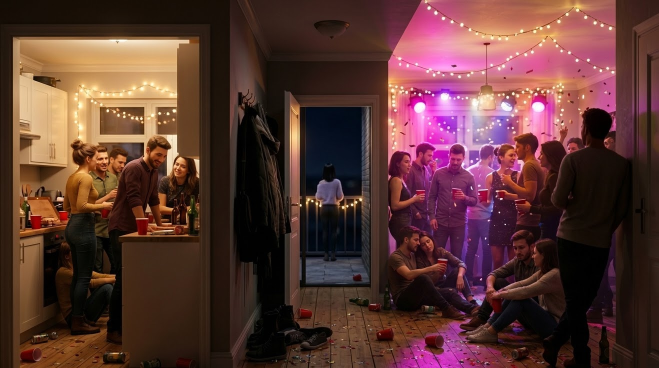
#> input picture spiel/bilder_neu/A1_hub_0040.jpg, 1318 x 736 px, found by its file name (shown at 1/2 size); the run also reads 1 picture not shown here
$ python jobs.py
#> lines starting #> are read from the running program, lines starting #| are printed output that depends on the picture
### spiel/proc/varianten.py
import cv2, numpy as np, sys, json
from PIL import Image
B='/home/claude/game/'
def lade(p, size=None):
#> called with size = (1920, 1080)
    im=cv2.imread(p, cv2.IMREAD_COLOR)
#> im is the input picture: shape (736, 1318, 3); mean B, G, R 50.6, 54.7, 90.4
    if size: im=cv2.resize(im,size,interpolation=cv2.INTER_LANCZOS4)
#> im: shape (1080, 1920, 3)
#> call 2 of lade, with size = (1920, 1080)
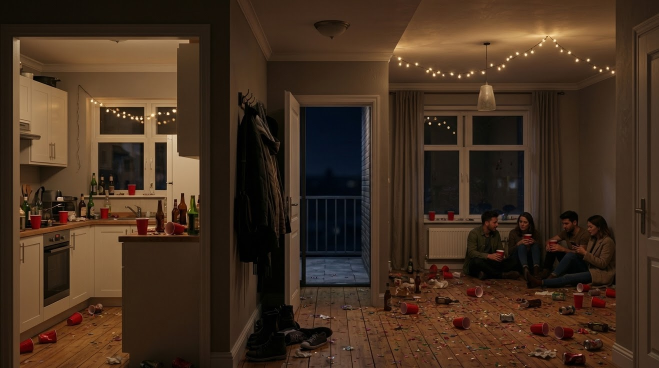
#> input picture spiel/bilder_neu/N33_hub_spaet_halbleer.jpg, 1318 x 736 px, found by its file name (shown at 1/2 size)
#> in lade, im is the input picture: shape (736, 1318, 3); mean B, G, R 31.6, 47.9, 68.5
    return im
# [33 lines left out: functions ausrichten, maske, speichere_overlay, not called in this run]

### spiel/proc/grade.py
import cv2, numpy as np
def grade(im):
    f=im.astype(np.float32)/255
    L=f.mean(axis=2,keepdims=True)
    # Belichtung runter, Kontrast rauf (Schatten tiefer, Lichter bleiben)
    f=np.power(f,1.22)*0.95
    # Schatten kühl-nachtblau, Lichter bleiben warm/rosa
    sh=np.clip(1-L*2.2,0,1)
    f[...,0]+=sh[...,0]*0.055; f[...,1]+=sh[...,0]*0.012; f[...,2]-=sh[...,0]*0.02
    # braunen Wandstich etwas raus: Sättigung in dunklen Mitten senken
    hsv=cv2.cvtColor(np.clip(f,0,1),cv2.COLOR_BGR2HSV)
#> hsv: shape (1080, 1920, 3) float32; mean H, S, V 97.9, 0.5, 0.2
    m=np.clip((L[...,0]-0.05)/0.25,0,1)*np.clip((0.45-L[...,0])/0.2,0,1)
    hsv[...,1]*=1-0.3*m
#> hsv: shape (1080, 1920, 3) float32; mean H, S, V 97.9, 0.4, 0.2
    # helle Partylichter etwas satter
    hl=np.clip((L[...,0]-0.5)/0.3,0,1); hsv[...,1]*=1+0.15*hl
#> after `hsv[..., 1] *= 1 + 0.15 * hl`: hsv: shape (1080, 1920, 3) float32; mean H, S, V 97.9, 0.4, 0.2
    f=cv2.cvtColor(hsv,cv2.COLOR_HSV2BGR)
    h,w=f.shape[:2]; y,x=np.ogrid[:h,:w]
#> after `h, w = f.shape[:2]`: h = 1080; w = 1920
#> after `y, x = np.ogrid[:h, :w]`: y = 1080 values from 0 to 1079
    v=1-0.28*(((x-w/2)/(w/1.5))**2+((y-h/2)/(h/1.2))**2); f*=np.clip(v,0.7,1)[...,None]
#> after `f *= np.clip(v, 0.7, 1)[..., None]`:
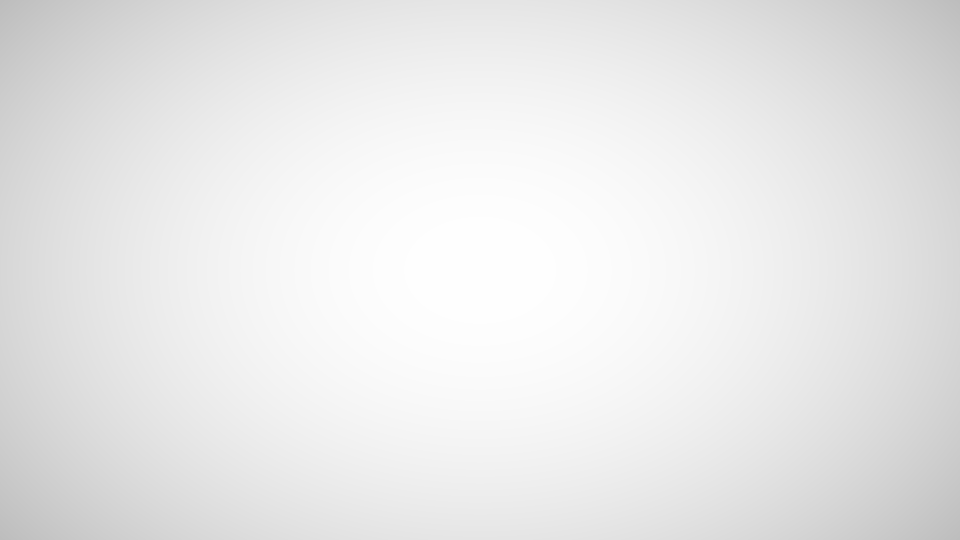
#> v: shape (1080, 1920) float64 (shown at 1/2 size); min 0.742, max 1, mean 0.914
    return np.clip(f*255,0,255).astype(np.uint8)

### spiel/proc/jobs.py
import cv2, numpy as np, json, sys
sys.path.insert(0,'/home/claude/game/proc')
from varianten import *
from grade import grade
from PIL import Image
V=B+'bilder_neu/varianten/'; P=B+'bilder_neu/paket2/'; O=B+'dist/img/'
def webp(im, ziel): Image.fromarray(cv2.cvtColor(im,cv2.COLOR_BGR2RGB)).save(O+ziel+'.webp','WEBP',quality=86,method=6)
S=(1920,1080)
# --- neue Grundbilder
neu={}
def basis(code, datei, g=False, dunkel=0):
    im=lade(datei,S)
    if g: im=grade(im)
    if dunkel: im=np.clip(im.astype(np.float32)*(1-dunkel),0,255).astype(np.uint8)
    webp(im, code); neu[code]=im; return im
basis('A1', B+'bilder_neu/A1_hub_0040.jpg')
basis('N33', B+'bilder_neu/N33_hub_spaet_halbleer.jpg', g=True)
basis('SP1', B+'bilder_neu/SP1_flur_spaet_jacken.jpg', g=True)
#> call 3 of lade, with size = (1920, 1080)
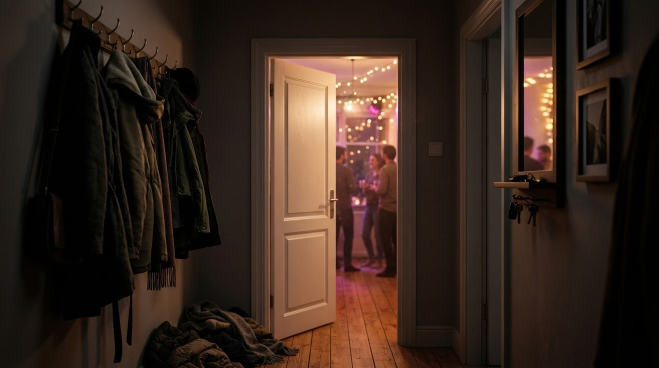
#> input picture spiel/bilder_neu/SP1_flur_spaet_jacken.jpg, 1318 x 736 px, found by its file name (shown at 1/2 size)
#> in lade, im is the input picture: shape (736, 1318, 3); mean B, G, R 28.8, 37.9, 54.3
#> in grade (call 2), `hsv=cv2.cvtColor(np.clip(f,0,1),cv2.COLOR_BGR2HSV)`: hsv: shape (1080, 1920, 3) float32; mean H, S, V 189.7, 0.5, 0.2
#> in grade (call 2), `m=np.clip((L[...,0]-0.05)/0.25,0,1)*np.clip((0.45-L[...,0])/0.2,0,1)`:
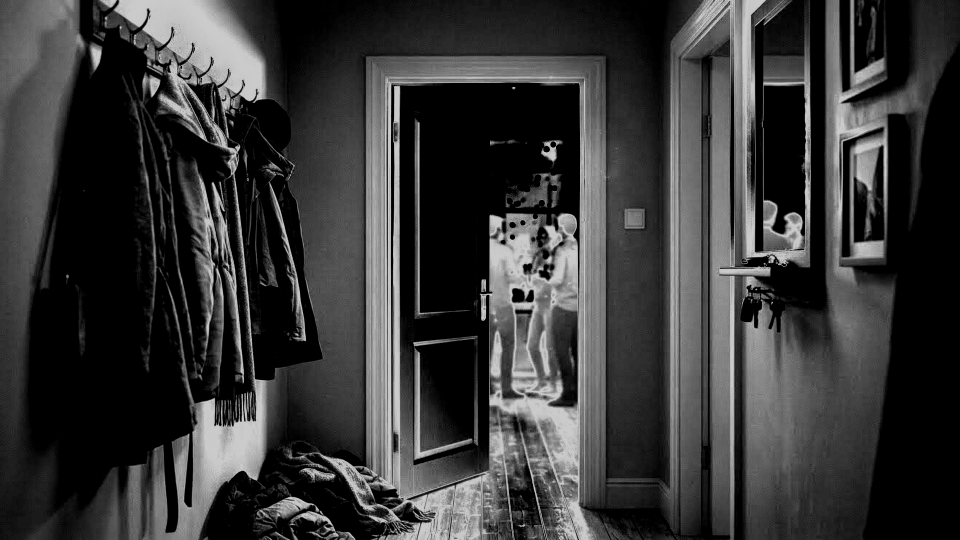
#> m: shape (1080, 1920) float32 (shown at 1/2 size); min 0, max 0.8, mean 0.219
#> in grade (call 2), `hsv[...,1]*=1-0.3*m`: hsv: shape (1080, 1920, 3) float32; mean H, S, V 189.7, 0.5, 0.2
#> in grade (call 2), `hl = np.clip((L[..., 0] - 0.5) / 0.3, 0, 1)`:
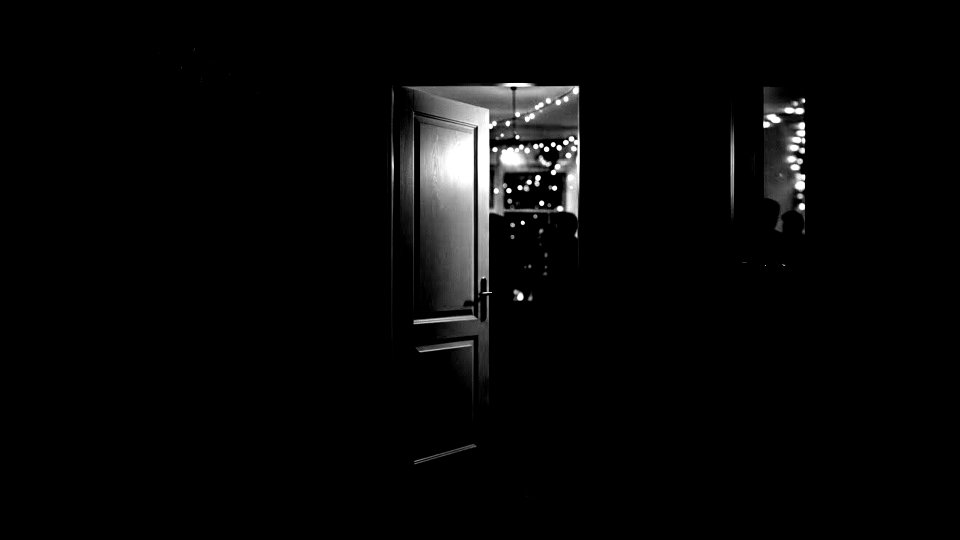
#> hl: shape (1080, 1920) float32 (shown at 1/2 size); min 0, max 1, mean 0.0298
#> in grade (call 2), `hsv[..., 1] *= 1 + 0.15 * hl`: hsv: shape (1080, 1920, 3) float32; mean H, S, V 189.7, 0.5, 0.2
basis('N17', P+'N17_hand_jacke.jpg', g=True)
#> call 4 of lade, with size = (1920, 1080)
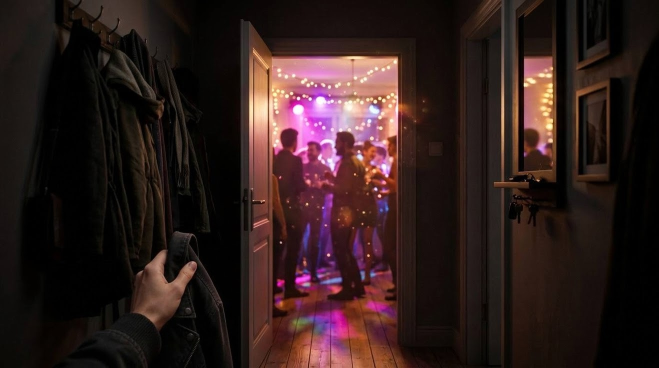
#> input picture spiel/bilder_neu/paket2/N17_hand_jacke.jpg, 1318 x 736 px, found by its file name (shown at 1/2 size)
#> in lade, im is the input picture: shape (736, 1318, 3); mean B, G, R 28, 29.3, 47.1
#> in grade (call 3), `sh=np.clip(1-L*2.2,0,1)`:
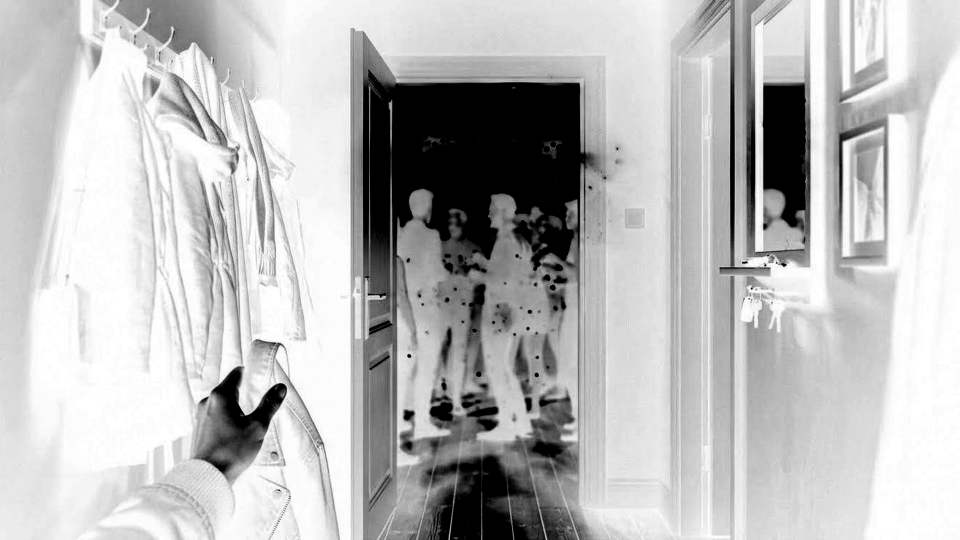
#> sh: shape (1080, 1920, 1) float32 (shown at 1/2 size); min 0, max 1, mean 0.735
basis('N18', P+'N18_lynn_tuer_v2.jpg', g=True)
#> (the run stopped early here; a loop or call above may not have finished)
